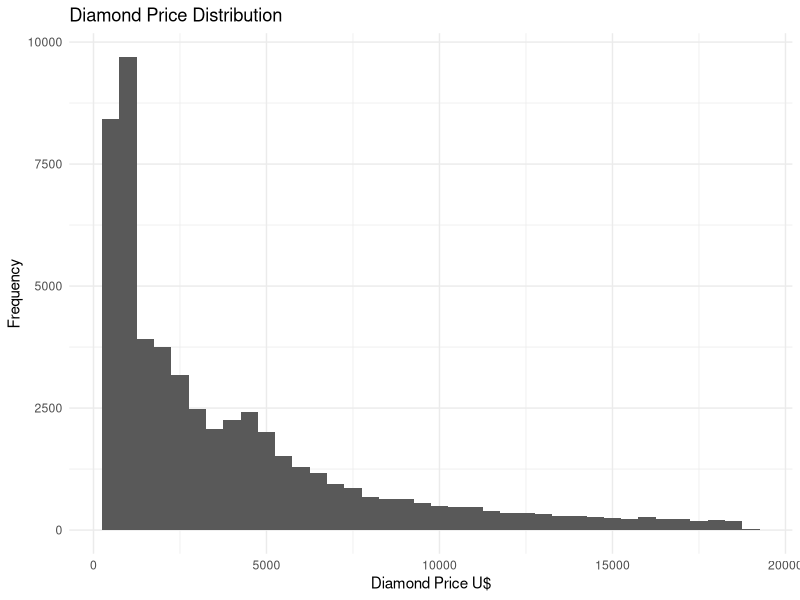
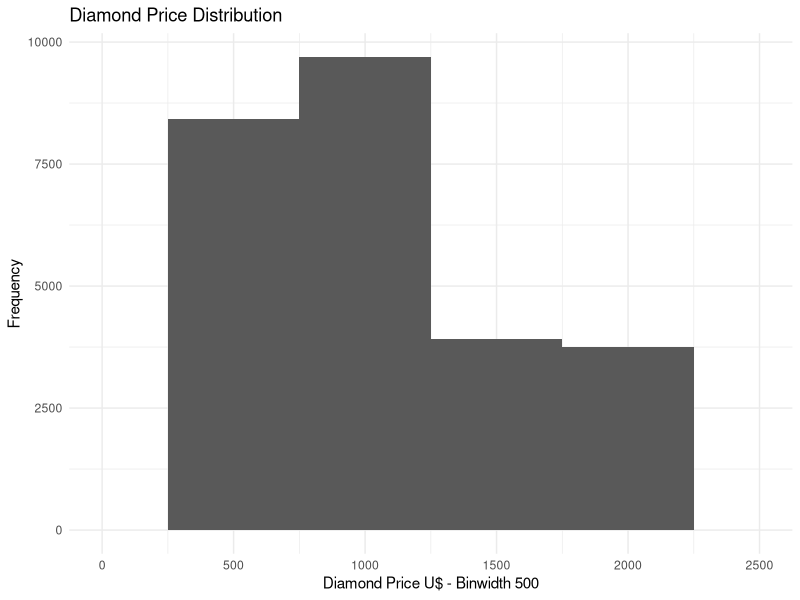
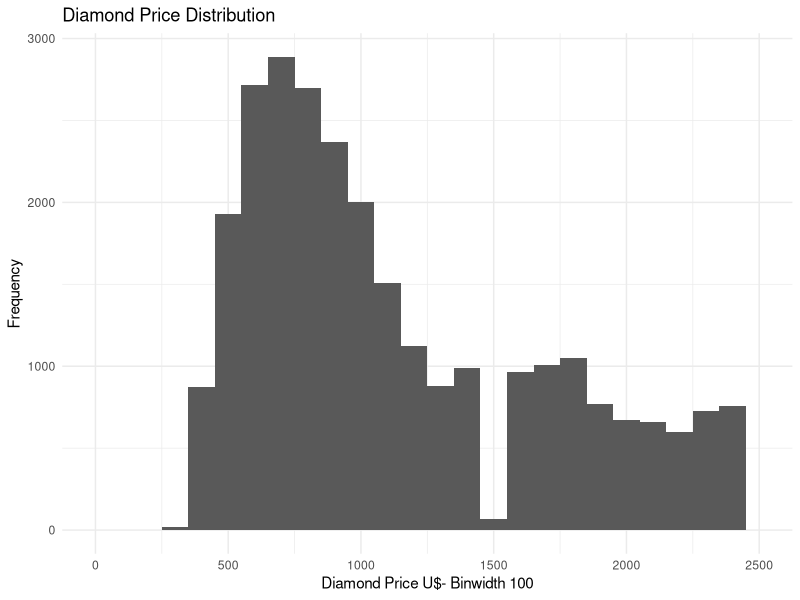
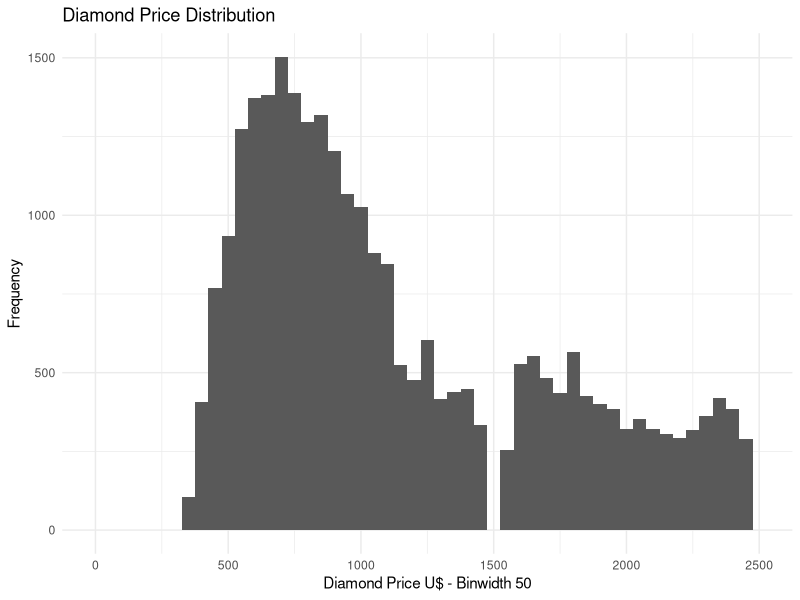
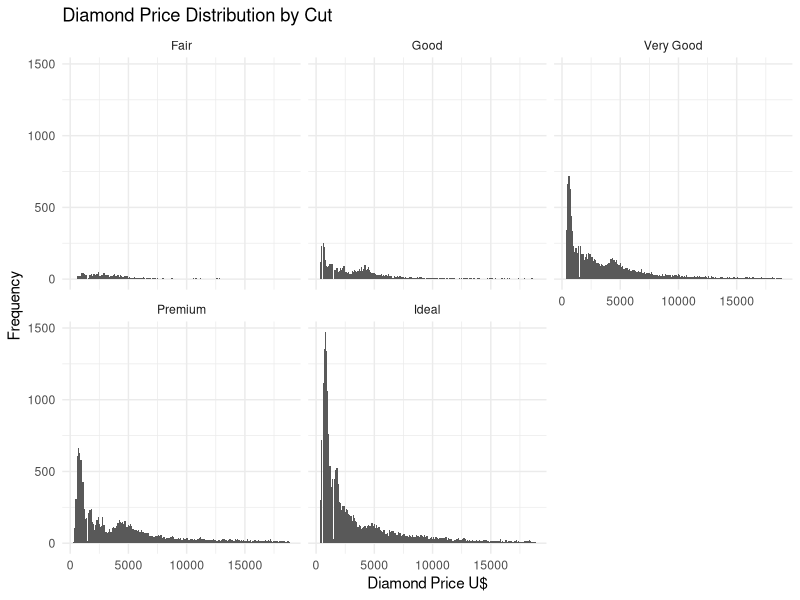
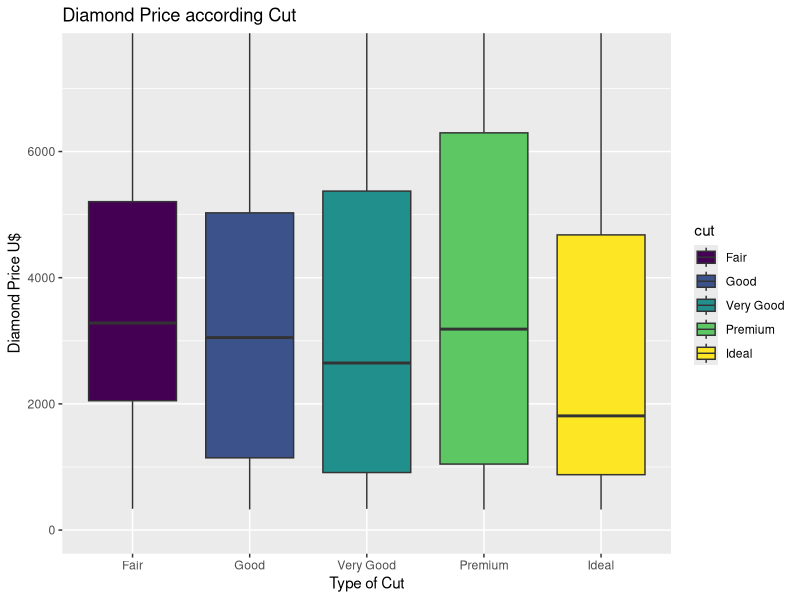
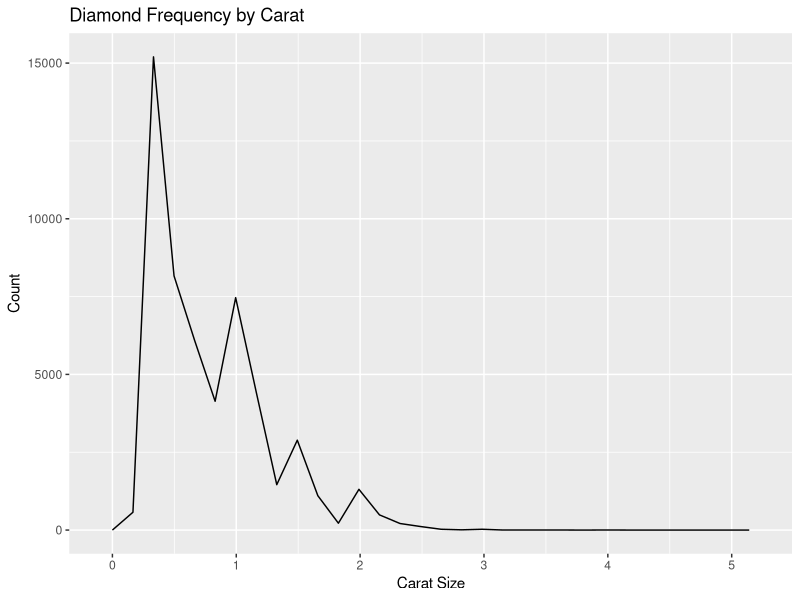
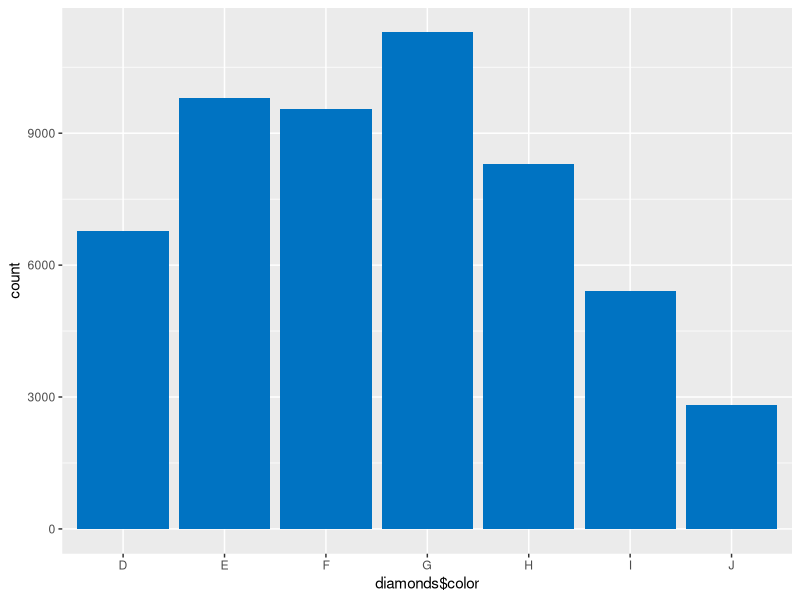

Reproduce these figures in R, in order.

# ggplot2 is a R package dedicated to data visualization.
library(ggplot2)

# Loading the Diamond Data
data(diamonds)

# Diamond Dataset
View (diamonds)

#Summerize the dataset
summary(diamonds)

# Retrieve the size of all dimensions from a data frame
##We can answer how many observations (53,940), how many variables? (only 10)
dim(diamonds)


#Let's test the power of GGplot2 with a simple histogram of diamond prices.
#In ggplot2 , aesthetic means "something you can see"
#$ , lets you access variables within a data set

ggplot(data=diamonds) + geom_histogram(binwidth=500, aes(x=diamonds$price)) + ggtitle("Diamond Price Distribution") + xlab("Diamond Price U$") + ylab("Frequency") + theme_minimal()
#This is a long tail distribution, with a high concentration of observations below the U$5,000 mark.



#We can get mean and median by running simple R commands:

mean(diamonds$price) 

median(diamonds$price)


#Supposed we want to know the following:


#How many cost less than U$500?
sum(diamonds$price < 500)

#How many cost less than U$250?
sum(diamonds$price < 250)

#How many cost equal to U$15,000 or more?
sum(diamonds$price >= 15000)


#The binwidth is definitively not the best, as we left it at 500 and put a limit of value to less than U$2,500.
#Maybe we should lower the binwidth to see how that changes the picture:
ggplot(data=diamonds) + geom_histogram(binwidth=500, aes(x=diamonds$price)) + ggtitle("Diamond Price Distribution") + xlab("Diamond Price U$ - Binwidth 500") + ylab("Frequency") + theme_minimal() + xlim(0,2500)


#Did you see what happened? By changing geom_histogram(binwidth=100 the frequency dropped from 10,000 to 2,000 in diamonds between U$500 and U$1,000.
#This is a real change in the graph but impossible to see unless you change the bins manually.
ggplot(data=diamonds) + geom_histogram(binwidth=100, aes(x=diamonds$price)) + ggtitle("Diamond Price Distribution") + xlab("Diamond Price U$- Binwidth 100") + ylab("Frequency") + theme_minimal() + xlim(0,2500)


#Let's kick it up one notch with bins of 50:
ggplot(data=diamonds) + geom_histogram(binwidth=50, aes(x=diamonds$price)) + ggtitle("Diamond Price Distribution") + xlab("Diamond Price U$ - Binwidth 50") + ylab("Frequency") + theme_minimal() + xlim(0,2500)

# Conclusion: Bin selection will play a significant role in visualizations, with a possible change in frequency readouts and shape of the curve or function.


# facet_wrap() makes a long ribbon of panels and wraps it into 2d.
ggplot(data=diamonds) + geom_histogram(binwidth=100, aes(x=diamonds$price)) + ggtitle("Diamond Price Distribution by Cut") + xlab("Diamond Price U$") + ylab("Frequency") + theme_minimal() + facet_wrap(~cut)

#What if we want to see the cut for the highest priced diamond?
subset(diamonds, price == max(price))
#So answer is Premium cut for a diamond of 2.29 carat that sold at U$18,823! 


#Getting the cut of the lowest priced diamond is a similar task.
subset(diamonds, price == min(price))
# Looks like we have a tie between to units, both sold at U$326, one of 0.23 carat and Ideal cut, and another of 0.21 carats and Premium cut.


#The last question is which cut has the lowest median price.
#easy way is to use the which command to subset data vectors and then get the median of those
a = diamonds[which(diamonds$cut == "Fair"),]
b = diamonds[which(diamonds$cut == "Good"),]
c = diamonds[which(diamonds$cut == "Very Good"),]
d = diamonds[which(diamonds$cut == "Premium"),]
e = diamonds[which(diamonds$cut == "Ideal"),]
median(a$price)

median(b$price)

median(c$price)

median(d$price)

median(e$price)


#Let's get different frequency scales (the y axis) to accomodate for specific patterns.

ggplot(diamonds, aes(factor(cut), price, fill=cut)) + geom_boxplot() + ggtitle("Diamond Price according Cut") + xlab("Type of Cut") + ylab("Diamond Price U$") + coord_cartesian(ylim=c(0,7500))
#You can now see how different graphs have different Y scales.
#For example Fair cut diamonds have a Y scale maximizing at 600, while Ideal diamonds have a Y scale topping at 2,500.
#This is just the effect of using scale="free_y" in the facet_wrap layer.



#we will investigate carat weight using a frequency polygon chart. 
ggplot(data=diamonds, aes(x=carat)) + geom_freqpoly() + ggtitle("Diamond Frequency by Carat") + xlab("Carat Size") + ylab("Count")



ggplot(diamonds, aes(diamonds$color)) + geom_bar(fill = "#0073C2FF")

hist(diamonds$depth, ylab = 'Frequency', xlab = 'Diamonds Depth')

plot(diamonds$depth)

ggplot(diamonds, aes(diamonds$cut)) + geom_bar(fill='orange')

ggplot(diamonds) + geom_boxplot(aes(x = cut, y = depth, color=diamonds$clarity))

ggplot(data = diamonds) + geom_point(mapping = aes(x = price, y = depth, color = cut, shape= cut))

ggplot(diamonds) + geom_violin(aes(x = cut, y=price, color= color))

ggplot(diamonds) + geom_point(aes(x=price, y= carat)) + facet_wrap(~ clarity, nrow = 2)

ggplot(diamonds, aes(x=carat, y=price, color=clarity)) + geom_point()

ggplot(diamonds, aes(x=price, color=cut)) + geom_density()

#Investigating the price of diamonds using box plots
ggplot(diamonds, aes(factor(cut), price, fill=cut)) + geom_boxplot() + ggtitle("Diamond Price according Cut") + xlab("Type of Cut") + ylab("Diamond Price U$") + coord_cartesian(ylim=c(0,7500))

#It's hard to draw conclusions; it seems that cut of all types carry prices of all types,
#Let's see the same chart using clarity
ggplot(diamonds, aes(factor(clarity), price, fill=clarity)) + geom_boxplot() + ggtitle("Diamond Price according Clarity") + xlab("Clarity") + ylab("Diamond Price U$") + coord_cartesian(ylim=c(0,7500))


#we investigate the price per carat of diamonds across the different colors of diamonds using boxplots
ggplot(diamonds, aes(factor(color), (price/carat), fill=color)) + geom_boxplot() + ggtitle("Diamond Price per Carat according Color") + xlab("Color") + ylab("Diamond Price per Carat U$")

#Now that is a big quantity of outliers for color D



#we will investigate carat weight using a frequency polygon chart.
ggplot(data=diamonds, aes(x=carat)) + geom_freqpoly(binwidth = 0.025) + ggtitle("Diamond Frequency by Carat") + xlab("Carat Size") + ylab("Count") + scale_x_continuous(minor_breaks = seq(0, 5.5, 0.1))



ggplot(data = diamonds) + geom_point(mapping = aes(x = price, y = depth, color = cut, shape= cut))

ggplot(diamonds, aes(x=carat, y=price, color=clarity)) + geom_point()


# table() function in R Language is used to create a categorical representation of data with variable name and the frequency in the form of a table.
table(diamonds$color)


table(diamonds$clarity)

plot(diamonds$depth~diamonds$price)

month.name

head(diamonds)
